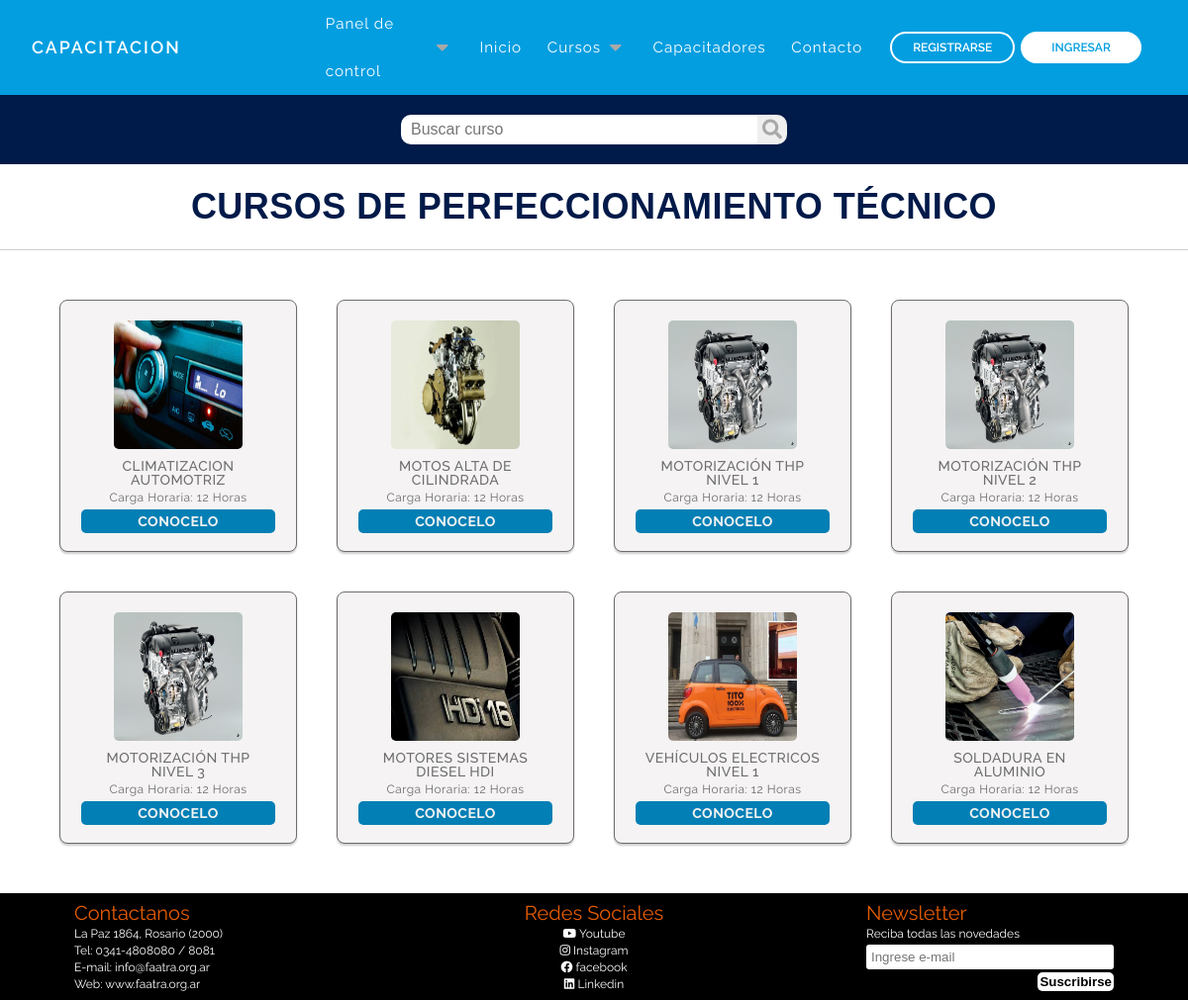
/cursosPerfeccionamientoT.php, run on the app's committed database.
### tables this page shows
CREATE TABLE `cursos` (
  `id` int(11) NOT NULL,
  `nombre` varchar(120) NOT NULL,
  `nivel_curso` int(10) NOT NULL,
  `descripcion` varchar(1000) NOT NULL,
  `logo_curso` varchar(255) NOT NULL,
  `carga_horaria` int(10) NOT NULL,
  `fecha_inicio` date NOT NULL,
  `fecha_fin` date NOT NULL,
  `id_capacitador` int(10) NOT NULL,
  `id_modalidad` int(10) NOT NULL
);

CREATE TABLE `niveles_cursos` (
  `id` int(10) NOT NULL,
  `nivel` varchar(60) NOT NULL,
  `carga_horaria` varchar(20) NOT NULL,
  `sub_indice` int(1) NOT NULL
);

### cursosPerfeccionamientoT.php (the view, shortened to what this page needs)
<?php
require_once('bd/conexion.php');
if (isset( $_POST['input-buscador'])) {
  $palabra = $_POST['input-buscador'];
  try {
    $bus = $pdo->prepare("SELECT cursos.id, cursos.nombre, cursos.logo_curso, niveles_cursos.carga_horaria, niveles_cursos.nivel, niveles_cursos.carga_horaria FROM cursos INNER JOIN niveles_cursos ON cursos.nivel_curso = niveles_cursos.id WHERE LOWER(cursos.nombre) LIKE LOWER('%$palabra%') AND cursos.nivel_curso = 1");
  $bus->execute();
} catch(PDOException $e) {
  echo $e->getMessage();
}
} else {
  $bus = $pdo->prepare('SELECT cursos.id, cursos.nombre, cursos.logo_curso, niveles_cursos.carga_horaria, niveles_cursos.nivel, niveles_cursos.carga_horaria from cursos INNER JOIN niveles_cursos ON cursos.nivel_curso = niveles_cursos.id WHERE cursos.nivel_curso = 1');
    $bus->execute();
  }
?>
<!DOCTYPE html>
<html lang="es">
<head>
    <link rel="stylesheet" href="https://use.fontawesome.com/releases/v5.15.4/css/all.css"
 />
    <link rel="stylesheet" href="reset.css">
    <link rel="stylesheet" href="css/cursosPerfeccionamientoT.css">
    <link rel="stylesheet" href="css/footer.css">
</head>
<body>
    <?php require_once "nav.php" ?>
  <form action="" method="POST">
  <div class="header-content">
      <input type="text" class="input-buscador" id="input-buscador" name="input-buscador" placeholder="Buscar curso">
    <button type="text" id="buscador" name="buscador" class="buscador"><i class="fas fa-search"></i></button>
  </div>
</form>
    <main>
      <form action="" method="POST">
        <div>
          <p class="title">CURSOS DE PERFECCIONAMIENTO TÉCNICO</p>
        </div>
        <div class="container-capacitadores " id="lista-capacitadores">
          <?php while($res = $bus->fetch(PDO::FETCH_ASSOC)) { ?>
          <div class="card">
              <a href="<?= 'curso.php?id='.$res['id'] ?>" class="linkCapacitador">
                <img src="images/cursos/<?= $res['logo_curso']?>" class="card-img" alt="<? $res['cursos.nombre']?>">
                <h4><?= $res['nombre']?>
                  </h4>
                <span style="font-size: 12px; margin-top: 10pX">Carga Horaria: <?= $res['carga_horaria']?>
          </span>
              </a>
              <a href="<?= 'curso.php?id='.$res['id'] ?>" class="button agregar-carrito">CONOCELO</a>
            </div>
            <?php } ?>
          </div>
      </form>
    </main>
    <?php include_once "footer.php" ?>
  </body>
</html>

### css/cursosPerfeccionamientoT.css (style rules this page uses)
main { margin: 0; padding: 0; box-sizing: border-box; letter-spacing: 0.03em; line-height: 1; background: #fff; }
.title { text-align: center; font-size: 36px; font-weight: bold; margin-bottom: 20px; color: #001a49; font-family: 'Franklin Gothic Medium', 'Arial Narrow', Arial, sans-serif }
p { padding: 5px 0px; }
.header-content { height: 70px; background-color: #001a49; width: 100%; display: flex; justify-content: center; align-items: center; margin-bottom: 20px; }
.card { padding: 10px; }
.linkCapacitador { margin: 0; padding: 0; text-decoration: none; color: #6d6d6d; }
.input-buscador { height: 30px; width: 30%; border-radius: 10px 0 0 10px; padding: 0 50px 0 10px ; font-size: 16px; border: none; }
button { border: none; border-radius: 0 10px 10px 0; }
.fas { padding: 5px; font-size: 20px; color: darkgrey; border-radius: 0 10px 10px 0; }
.button { background:#027fb5; text-decoration: none; padding: 10px; font-size: 14px; margin-top: 15px; border-radius: 5px; color: #f2f2f2; font-weight: 700; }
.container-capacitadores { width: 100%; max-width: 1200px; border-top: 1px solid rgb(210, 209, 209); height: auto; display: flex; flex-wrap: wrap; justify-content: center; margin: auto; padding: 30px 0px; }
.container-capacitadores .card { width: 240px; height: 255px; background: #f5f3f3; background-size: cover; color:#6d6d6d; border-radius: 8px; border:1px solid; box-shadow: 0 2px 2px rgba(0,0,0,0.2); overflow: hidden; margin: 20px 20px; text-align: center; align-items: center; transition: all 0.25s; }
.container-capacitadores .card img { width: 130px; height: 130px; margin: 5px; border-radius: 5px; cursor: pointer; }
.container-capacitadores .card h4 { font-weight: 500; font-size: 14px; padding: 2px 0px; width: 100%; font-family: 'Raleway', sans-serif !important; }
.container-capacitadores .card a { padding: 5px; display: block; width: 90%; margin: 0 auto; font-family: 'Raleway', sans-serif !important; }

### css/nav.css (style rules this page uses)
* { padding: 0; margin: 0; box-sizing: border-box; }
a { text-decoration: none; }

### data on the page
cursos: logo_curso (picture), nombre "CLIMATIZACION AUTOMOTRIZ", niveles_cursos.carga_horaria "12 Horas"
cursos: logo_curso (picture), nombre "MOTOS ALTA DE CILINDRADA", niveles_cursos.carga_horaria "12 Horas"
cursos: logo_curso (picture), nombre "MOTORIZACIÓN THP NIVEL 1", niveles_cursos.carga_horaria "12 Horas"
cursos: logo_curso (picture), nombre "MOTORIZACIÓN THP NIVEL 2", niveles_cursos.carga_horaria "12 Horas"
cursos: logo_curso (picture), nombre "MOTORIZACIÓN THP NIVEL 3", niveles_cursos.carga_horaria "12 Horas"
cursos: logo_curso (picture), nombre "MOTORES SISTEMAS DIESEL HDI", niveles_cursos.carga_horaria "12 Horas"
cursos: logo_curso (picture), nombre "VEHÍCULOS ELECTRICOS NIVEL 1", niveles_cursos.carga_horaria "12 Horas"
cursos: logo_curso (picture), nombre "SOLDADURA EN ALUMINIO", niveles_cursos.carga_horaria "12 Horas"
